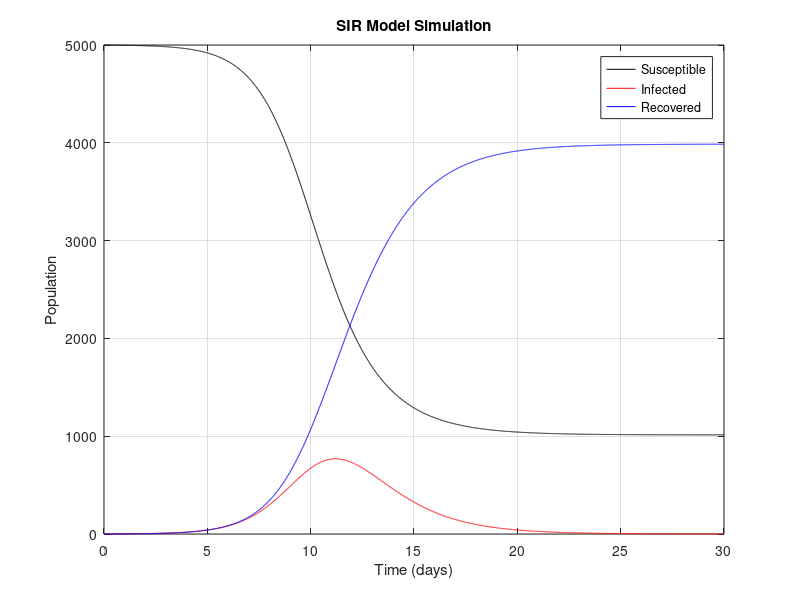

This figure's MATLAB source:
% Homework 5 Problem 3

clc;
clear;
N = 5000;               % population total
beta = 1.5;             % given transmission rate
gamma = 0.75;           % given recovery rate
T = 30;                 % total time in days 
dt = 0.01;              % time interval in days 
k = T/dt;               % index for each time step

% initial conditions
S = zeros(1,k);         % susceptible population over time
I = zeros(1,k);         % infected population over time
R = zeros(1,k);         % recovered population over time
S(1) = 4999;            % given initial susceptible population
I(1) = 1;               % given initial infected population
R(1) = 0;               % given initial recovered population 

% simulation
for j = 1:k-1
    S(j+1) = S(j) - dt * (beta*S(j)*I(j)/N);
    I(j+1) = I(j) + dt * (beta*S(j)*I(j)/N - gamma * I(j));
    R(j+1) = R(j) + dt * (gamma * I(j));
end

time = (0:k-1) * dt;    % time vector

% plot
figure;
plot(time,S,'k','DisplayName','Susceptible');  % plot susceptible over time
hold on;
plot(time,I,'r','DisplayName','Infected');     % plot infected over time
plot(time,R,'b','DisplayName','Recovered');    % plot recovered over time
xlabel('Time (days)');                         % label x axis
ylabel('Population');                          % label y axis
title('SIR Model Simulation');                 % label title
legend('show');                                % show plot legend
grid on;                                       % enable grid
hold off;